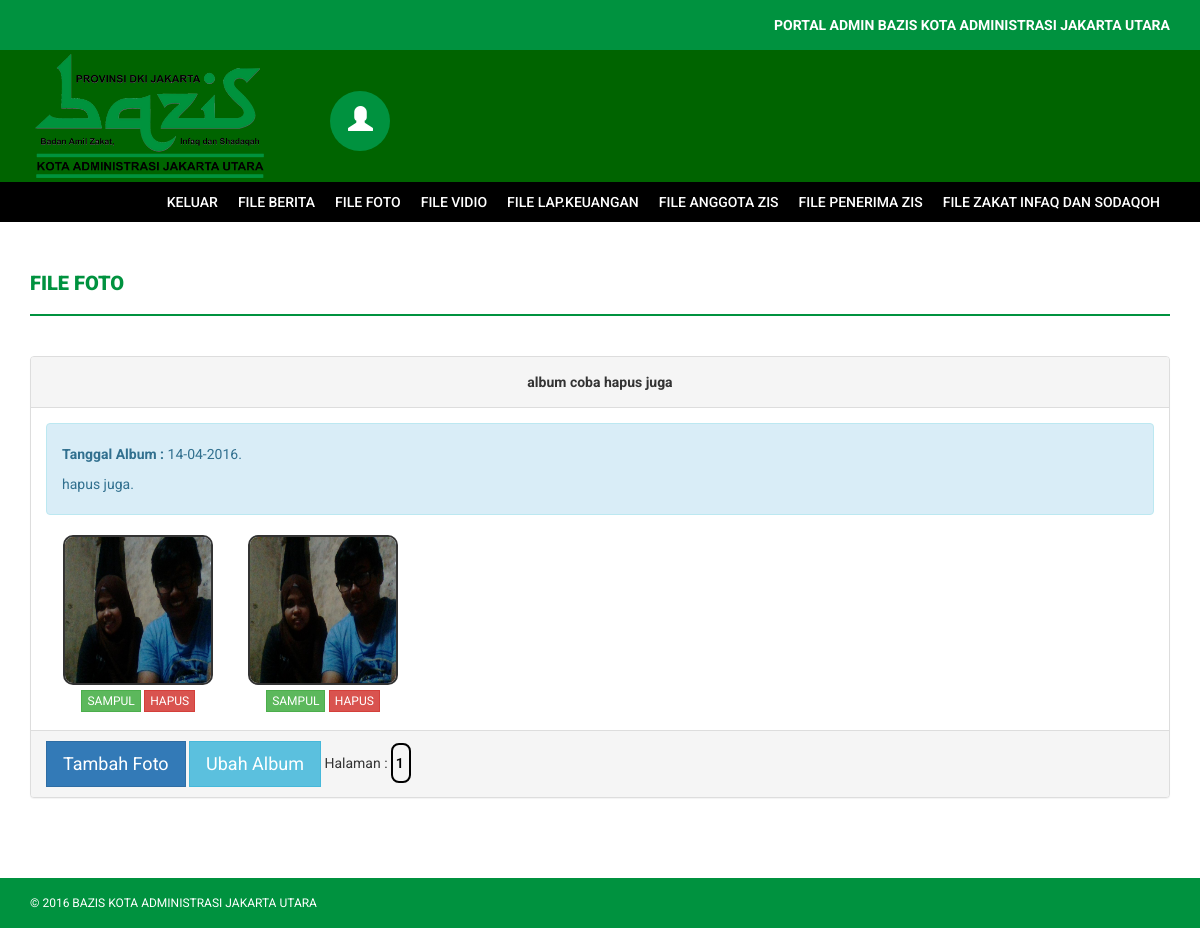
Screenshot of /portal_admin/?perihal=album_foto&id_album=10 (signed in) with the database file from the repository.
### tables this page shows
CREATE TABLE `album_foto` (
  `id_album_foto` int(3) NOT NULL auto_increment,
  `sampul_album_foto` varchar(300) NOT NULL,
  `nama_album_foto` varchar(100) NOT NULL,
  `tanggal_album_foto` varchar(12) NOT NULL,
  `keterangan_album_foto` text NOT NULL,
  PRIMARY KEY  (`id_album_foto`)
);

CREATE TABLE `album_foto_isi` (
  `id_foto` int(6) NOT NULL auto_increment,
  `lokasi_foto` varchar(300) NOT NULL,
  `keterangan_foto` varchar(25) NOT NULL,
  `id_album_foto` int(3) NOT NULL,
  PRIMARY KEY  (`id_foto`)
);

### portal_admin/file_foto/tampil_album_foto.php (the view, shortened to what this page needs)
<div class="row">
<div class="col-md-12 col-sm-12">
	<div class="panel panel-default">
		<div class="panel-heading">
		<?php
				$id_album=$_GET['id_album'];
				$tampil="SELECT*FROM album_foto where id_album_foto = '$id_album'";
				$cek=mysql_query($tampil) or die (mysql_error());
			while ($data=mysql_fetch_array($cek))
			{
				$ket=$data['keterangan_album_foto'];
				$tgl=$data['tanggal_album_foto'];
		?>
			<div align="center"><strong><?php echo $data['nama_album_foto']; ?></strong></div>
		<?php
			}
		?>
		</div>
		<div class="panel-body">
			<div class="alert alert-info">
				<strong>Tanggal Album :</strong> <?php echo $tgl; ?>.
				<br>
				<?php echo $ket; ?>.
            </div>
		<?php
			$tampil_isi="SELECT*FROM album_foto_isi where id_album_foto = '$id_album' order by id_foto desc";
			$cek_isi=mysql_query($tampil_isi) or die (mysql_error());
			$totalData = mysql_num_rows($cek_isi);
			if($_GET['start']=='') $start = 0;
			else $start = $_GET['start'];
			$limit= 18;
			$tampil_isi2=$tampil_isi." LIMIT $start, $limit";
			$cek_isi2=mysql_query($tampil_isi2) or die (mysql_error());
			while ($data_isi=mysql_fetch_array($cek_isi2))
			{
		?>
			<div class="col-md-2 col-sm-2" align="center">
			<img src="../album_foto/<?php echo $data_isi['lokasi_foto']; ?>" alt="" width="150" height="150" style="border: 2px solid; border-radius: 10px 10px 10px 10px"/>
			<a href="logik/logik_admin.php?perintah=sampul&foto=<?php echo $data_isi['lokasi_foto'];?>&id_album=<?php echo $id_album; ?>" class="btn btn-success btn-xs">SAMPUL</a>
			<a href="logik/logik_admin.php?perintah=hapus_foto&id_foto=<?php echo $data_isi['id_foto'];?>&id_album=<?php echo $id_album; ?>&nama=<?php echo $data_isi['lokasi_foto']; ?>" class="btn btn-danger btn-xs">HAPUS</a>
			</div>
		<?php
			}
		?>
		</div>
		<div class="panel-footer">
			<a href="?perihal=tambah_foto&id_album=<?php echo $id_album; ?>" class="btn btn-primary btn-lg">Tambah Foto</a>
			<a href="?perihal=ubah_album&id_album=<?php echo $id_album; ?>" class="btn btn-info btn-lg">Ubah Album</a>
			Halaman :
			<?php
				$b=0;
				$jumlahPage = $totalData/$limit;
				for($a=0;$a<$jumlahPage;$a++)
				{
				?>
					<a href="?start=<?php echo $b;?>" class="button" style="padding: 0.2em;">
							<?php echo $a+1;?>
					</a>
							<?php
							$b=$b+18;
				}
				?>
		</div>
	</div>
</div>
</div>

### portal_admin/assets/css/style.css (style rules this page uses)
body { font-family: 'Roboto', sans-serif; line-height: 30px; }
.btn { border-radius: 0px; -webkit-border-radius: 0px; -moz-border-radius: 0px; }
.button { -moz-transition: background-color 0.35s ease-in-out, color 0.35s ease-in-out, border-color 0.35s ease-in-out; -webkit-transition: background-color 0.35s ease-in-out, color 0.35s ease-in-out, border-color 0.35s ease-in-out; -ms-transition: background-color 0.35s ease-in-out, color 0.35s ease-in-out, border-color 0.35s ease-in-out; transition: background-color 0.35s ease-in-out, color 0.35s ease-in-out, border-color 0.35s ease-in-out; display: inline-block; background: none; border: 2px solid #000; border-radius: 8px; font-size: 0.85em; letter-spacing: 2px; padding: 0.85em 2.75em 0.85em 2.75em; color: #000 !important; text-transform: uppercase; text-decoration: none; font-size: 1em; font-weight: 600; text-align: center; }

### rows the page displays
album_foto: nama_album_foto "album coba hapus juga", tanggal_album_foto "14-04-2016", keterangan_album_foto "hapus juga"
album_foto_isi: lokasi_foto (picture)
album_foto_isi: lokasi_foto (picture)
